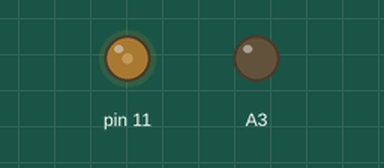
This sketch was run on a simulated Arduino Uno, built with avr-gcc and run on an emulated ATmega328P. On the bench: output pins drawn as LEDs (lit = HIGH).

Above: at 0.1 s.
Timing chart, 0 to 1.6 s (numbered marks = the images above):
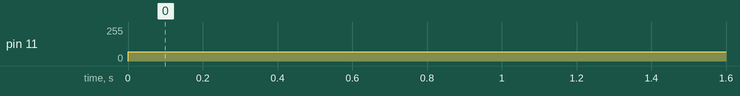

The sketch:

DAC.ino
```cpp
uint8_t fvolt;
void setup() {
  // put your setup code here, to run once:
pinMode(A3,OUTPUT);
}

void loop() {
  // put your main code here, to run repeatedly:
fvolt = ((1.38/5.0)*255);
/*
1.38 = Required Voltage at the output pin
5.00 = Max. readable voltage
255  = Largest 8 bit value (uint8_t)
*/
analogWrite(11,fvolt);
}
```

Measured:
- by itself, pin 11: 0/255 → 70/255 at 0.00 s
